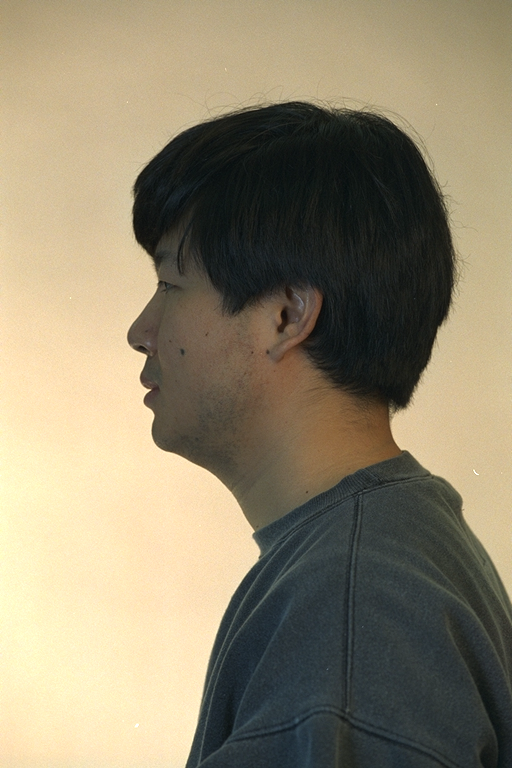
#> input picture haar cascades (viola and jones) for face detection/2.ppm, 512 x 768 px, given in place of 2.png, which was not available
$ python edge.py
#> lines starting #> are read from the running program, lines starting #| are printed output that depends on the picture; pictures that were not available may be replaced by others from this repository, and a replacement may not be noted
import numpy as np

import cv2
from scipy.ndimage import convolve


kernel1 = np.array([[1, 1, 1], [1, -8, 1], [1, 1, 1]])
# kernel2 = np.array([[-1, -2, -1], [0, 0, 0], [1, 2, 1]])

image = cv2.imread('2.png',0)
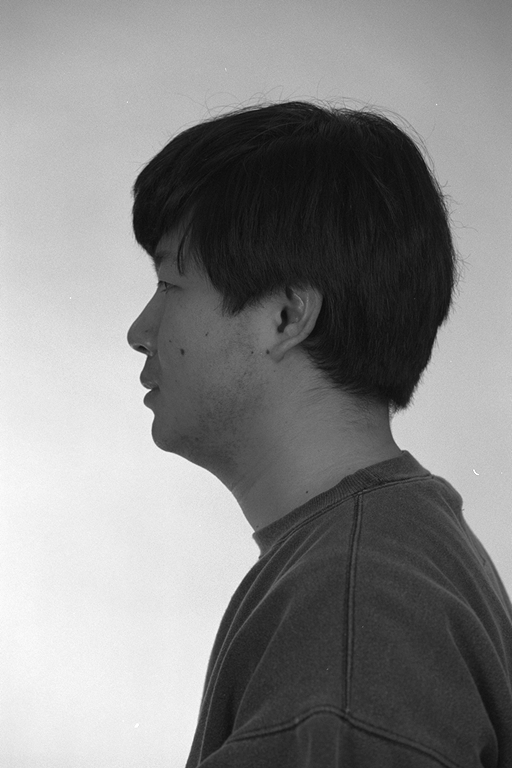
#> image: shape (768, 512); min 10, max 255, mean 133.8
new_img = cv2.filter2D(image, -1, kernel1)
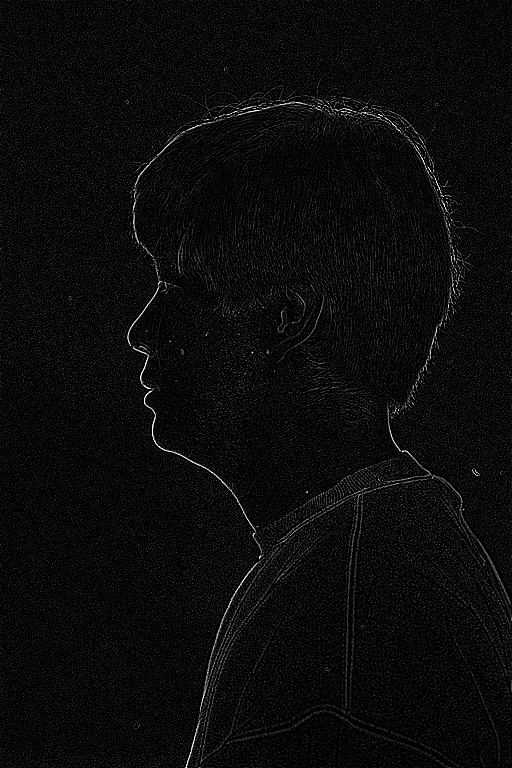
#> new_img: shape (768, 512); min 0, max 255, mean 9.9
# cv2.imshow('img', new_img)
# cv2.waitKey()
cv2.imwrite('laplacien.jpg', new_img)

$ run again, with haar cascades (viola and jones) for face detection/1.ppm copied over haar cascades (viola and jones) for face detection/2.ppm
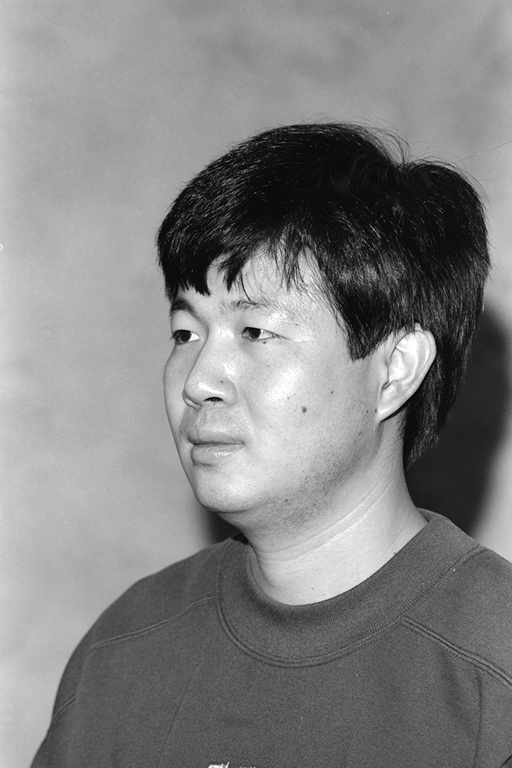
#> input picture haar cascades (viola and jones) for face detection/1.ppm, 512 x 768 px, given in place of 2.png, which was not available
#> `new_img = cv2.filter2D(image, -1, kernel1)`:
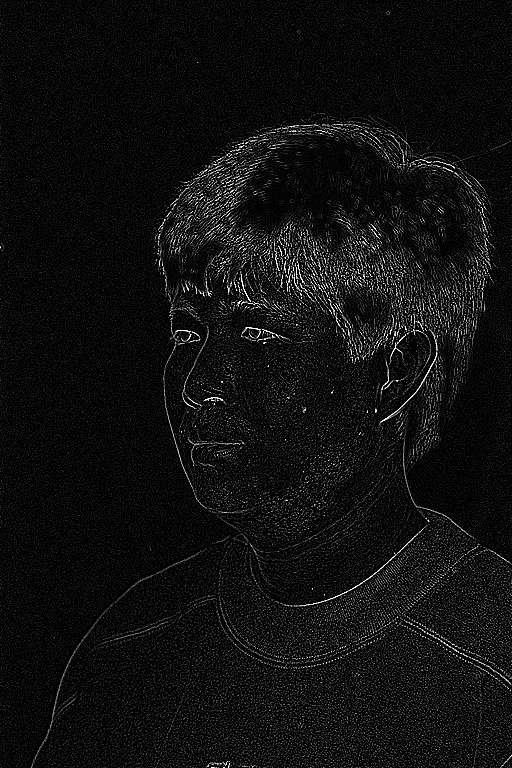
#> new_img: shape (768, 512); min 0, max 255, mean 14.9
